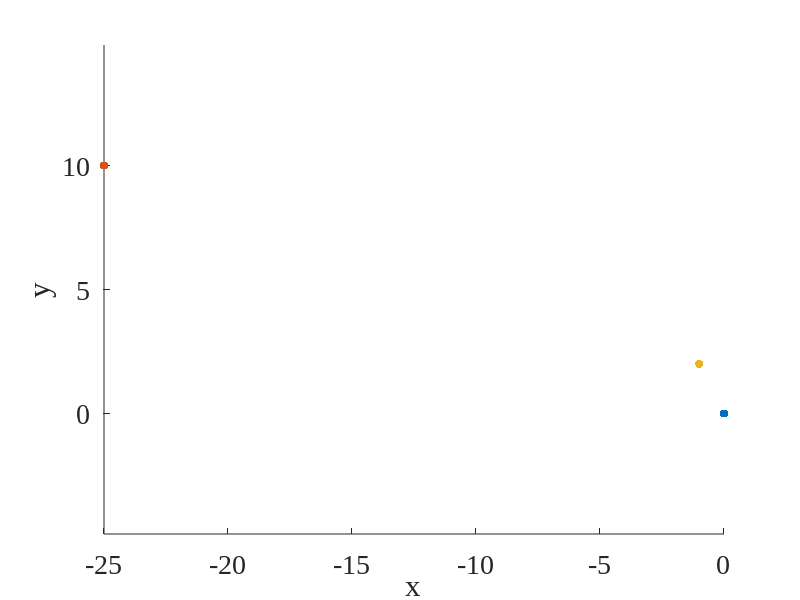

Write the MATLAB code that produced this figure. (Note: this script raises an error after producing the figure.)
% close all
mu = 1;
xA0 = -25; yA0 = 10;
xD0 = -1; yD0 = 2;
vAx0 = 0; vAy0 = 1; 
vDx0 = 1; vDy0 = 1;

uA = 1; uD = 2;

ax1 = figure;hold on 
axis equal
xlabel('x');
ylabel('y');
set(gca,'FontName','Times New Roman','FontSize',20)
scatter(0,0,'green','filled')
scatter(xA0,yA0,'red','filled')
scatter(xD0,yD0,'blue','filled')

t = 0;
dt = 0.001;
xA = xA0;
yA = yA0;
vAx = vAx0;
vAy = vAy0;
xD = xD0;
yD = yD0;
vDx = vDx0;
vDy = vDy0;

[op_tx,op_ty,op_thetaA,op_thetaD,t_minimal,ti,to] = find_optimal_RA_double_integrator(xA,yA,vAx,vAy,uA,xD,yD,vDx,vDy,uD,mu);
[op_vx,op_vy] = get_vXY(t_minimal,op_thetaA,uA,vAx0,vAy0,mu);
draw_ADR(ti,to,xA,yA,vAx,vAy,uA,xD,yD,vDx,vDy,uD,mu,ax1,[0 0 0],true);
draw_trajectory(op_thetaA,op_thetaD,t_minimal,mu,uA,xA0,yA0,vAx0,vAy0,uD,xD0,yD0,vDx0,vDy0,ax1)
scatter(op_tx,op_ty,'magenta','filled','pentagram')
tx_lst = [];
ty_lst = [];
xA_lst = [];
yA_lst = [];
xD_lst = [];
yD_lst = [];
thetaA_lst = [];
thetaD_lst = [];
tx2_lst = [];
ty2_lst = [];
xA = xA0;
yA = yA0;
vAx = vAx0;
vAy = vAy0;
xD = xD0;
yD = yD0;
vDx = vDx0;
vDy = vDy0;
i = 1;
I = 6;
[~,~,tx0,ty0]=find_optimal_RA(xD,yD,xA,yA,uA/uD);
tx = tx0;
ty = ty0;
[thetaA1,~] = ddi_target_theta(xA0,yA0,vAx0,vAy0,uA,tx,ty,mu);
[thetaD1,~] = ddi_target_theta(xD0,yD0,vDx0,vDy0,uD,tx,ty,mu);
% simulate to Te
[TeA,~,~] = simulate_to_Te(tx,ty,xA0,yA0,vAx0,vAy0,uA,mu);
[TeD,~,~] = simulate_to_Te(tx,ty,xD0,yD0,vDx0,vDy0,uD,mu);
Te = min(TeA,TeD);
[xA1,yA1] = get_XY(Te,thetaA1,uA,xA0,yA0,vAx0,vAy0,mu);
scatter(xA1,yA1,20,[0,0.8,0.3],'filled');
[xD1,yD1] = get_XY(Te,thetaD1,uD,xD0,yD0,vDx0,vDy0,mu);
scatter(xD1,yD1,20,[0.5,0.7,0],'filled');


[~,~,tx1,ty1]=find_optimal_RA(xD1,yD1,xA1,yA1,uA/uD);
[thetaA2,~] = ddi_target_theta(xA0,yA0,vAx0,vAy0,uA,tx1,ty1,mu);
[thetaD2,~] = ddi_target_theta(xD0,yD0,vDx0,vDy0,uD,tx1,ty1,mu);
[xA,yA] = get_XY(Te,thetaA2,uA,xA0,yA0,vAx0,vAy0,mu);
scatter(xA,yA,20,[0,0.8,0.3],'filled');
[xD,yD] = get_XY(Te,thetaD2,uD,xD0,yD0,vDx0,vDy0,mu);
scatter(xD,yD,20,[0.5,0.7,0],'filled');

[vAx1,vAy1] = get_vXY(Te,thetaA1,uA,vAx0,vAy0,mu);
[vAx2,vAy2] = get_vXY(Te,thetaA2,uA,vAx0,vAy0,mu);
delta_theta_trueA = atan2(vAy2,vAx2)-atan2(vAy1,vAx1);
alpha_xA = ((tx1-tx0)/delta_theta_trueA+ty1);
alpha_yA = (tx1-(ty1-ty0)/delta_theta_trueA);

[vDx1,vDy1] = get_vXY(Te,thetaD1,uD,vDx0,vDy0,mu);
[vDx2,vDy2] = get_vXY(Te,thetaD2,uD,vDx0,vDy0,mu);
delta_theta_trueD = atan2(vDy2,vDx2)-atan2(vDy1,vDx1);
alpha_xD = ((tx1-tx0)/delta_theta_trueD+ty1);
alpha_yD = (tx1-(ty1-ty0)/delta_theta_trueD);

alpha_xA_Te = ((xA-xA1)/delta_theta_trueA+yA);
alpha_yA_Te = (xA-(yA-yA1)/delta_theta_trueA);
alpha_xD_Te = ((xD-xD1)/delta_theta_trueD+yD);
alpha_yD_Te = (xD-(yD-yD1)/delta_theta_trueD);

xA2 = xA;
yA2 = yA;
xD2 = xD;
yD2 = yD;
tx_f = tx1;
ty_f = ty1;
% find terminal
while true
    if true
        tx_lst(end+1) = tx_f;
        ty_lst(end+1) = ty_f;
        thetaA_lst(end+1) = thetaA2;
        thetaD_lst(end+1) = thetaD2;
    end

    if i>=I
        break
    end
    [~,~,tx,ty]=find_optimal_RA(xD,yD,xA,yA,uA/uD);
    [thetaA2,tA] = ddi_target_theta(xA0,yA0,vAx0,vAy0,uA,tx,ty,mu);
    [thetaD2,tD] = ddi_target_theta(xD0,yD0,vDx0,vDy0,uD,tx,ty,mu);
    
    % [TeA,~,~] = simulate_to_Te(tx,ty,xA0,yA0,vAx0,vAy0,uA,mu);
    % [TeD,~,~] = simulate_to_Te(tx,ty,xD0,yD0,vDx0,vDy0,uD,mu);
    % Te = min(TeA,TeD);

    [vAx,vAy] = get_vXY(Te,thetaA2,uA,vAx0,vAy0,mu);
    delta_theta_trueA = atan2(vAy1,vAx1)-atan2(vAy,vAx);

    delta_theta_xA = (tx1-tx)/(-ty1+alpha_xA);
    delta_theta_yA = (ty1-ty)/(tx1-alpha_yA); 
    avg_delta_theta_A = (delta_theta_xA+delta_theta_yA)/2;

    delta_Ax = avg_delta_theta_A*(-yA2+alpha_xA_Te);
    delta_Ay = avg_delta_theta_A*(xA2-alpha_yA_Te);

    est_Ax = xA2-delta_Ax;
    est_Ay = yA2-delta_Ay;
    scatter(est_Ax,est_Ay,50,[0,0.8,0.3],"square",'filled','+');
    %
    [vDx,vDy] = get_vXY(Te,thetaD2,uD,vDx0,vDy0,mu);
    delta_theta_trueD = atan2(vDy1,vDx1)-atan2(vDy,vDx);

    delta_theta_xD = (tx1-tx)/(-ty1+alpha_xD);
    delta_theta_yD = (ty1-ty)/(tx1-alpha_yD); 
    avg_delta_theta_D = (delta_theta_xD+delta_theta_yD)/2;

    delta_Dx = avg_delta_theta_D*(-yD2+alpha_xD_Te);
    delta_Dy = avg_delta_theta_D*(xD2-alpha_yD_Te);

    est_Dx = xD2-delta_Dx;
    est_Dy = yD2-delta_Dy;

    scatter(est_Dx,est_Dy,50,[0.5,0.7,0],"square",'filled','+');
    
    xA = est_Ax;
    yA = est_Ay;
    xD = est_Dx;
    yD = est_Dy;

    tt = min(tA,tD);
    draw_trajectory(thetaA2,thetaD2,tt,mu,uA,xA0,yA0,vAx0,vAy0,uD,xD0,yD0,vDx0,vDy0,ax1)
    i = i+1;
end
draw_trajectory(thetaA2,thetaD2,tt,mu,uA,xA0,yA0,vAx0,vAy0,uD,xD0,yD0,vDx0,vDy0,ax1)
plot(tx_lst,ty_lst,'LineWidth',1,'Color',[0.5,0.5,0.5]);
scatter(tx_lst,ty_lst,20,[0.5,0.5,0.5],'filled');
scatter(tx,ty,50,'yellow','filled','pentagram');
sqrt((op_tx-tx)^2+(op_ty-ty)^2)
figure, hold on
plot(thetaA_lst,'red');
yline(op_thetaA,'red');
plot(thetaD_lst,'blue');
yline(op_thetaD,'blue');

% % go with simple motion 
% while true
%     [thetaD,thetaA,tx,ty]=find_optimal_RA(xD,yD,xA,yA,uA/uD);
%     tD = find_to(xD,yD,vDx,vDy,uD,tx,ty,0,0,0,mu);
%     tA = find_to(xA,yA,vAx,vAy,uA,tx,ty,0,0,0,mu);
%     [rDc, xDc, yDc] = getIsochrones(tD(1),xD,yD,vDx,vDy,uD,mu);
%     [rAc, xAc, yAc] = getIsochrones(tA(1),xA,yA,vAx,vAy,uA,mu);
%     thetaA2 = atan2(ty-yAc,tx-xAc);
%     thetaD2 = atan2(ty-yDc,tx-xDc);
%     [tx2,ty2,op_thetaA,op_thetaD,t_minimal,ti,to] = find_optimal_RA_double_integrator(xA,yA,vAx,vAy,uA,xD,yD,vDx,vDy,uD,mu);
%     if mod(i,10) == 0
%         tx_lst(end+1) = tx;
%         ty_lst(end+1) = ty;
%         tx2_lst(end+1) = tx2;
%         ty2_lst(end+1) = ty2;
%         xA_lst(end+1) = xA;
%         yA_lst(end+1) = yA;
%         xD_lst(end+1) = xD;
%         yD_lst(end+1) = yD;
%         thetaA_lst(end+1) = thetaA2;
%         thetaD_lst(end+1) = thetaD2;
%     end
%     [xA,yA,vAx,vAy] = double_integrator_move(xA,yA,vAx,vAy,dt,mu,thetaA2,uA);
%     [xD,yD,vDx,vDy] = double_integrator_move(xD,yD,vDx,vDy,dt,mu,thetaD2,uD);
%     if sqrt(xA^2+yA^2)<0.5 || sqrt((xA-xD)^2+(yA-yD)^2)<0.05
%         break
%     end
%     t = t + dt;
%     i = i+1;
% end
% plot(tx_lst,ty_lst,'LineWidth',1,'Color',[0.5,0.5,0.5]);
% % scatter(tx_lst,ty_lst,20,[0.5,0.5,0.5],'filled');
% plot(tx2_lst,ty2_lst,'LineWidth',1,'Color',[1,0,1]);
% % scatter(tx2_lst,ty2_lst,20,[1,0,1],'filled','pentagram');
% plot(xA_lst,yA_lst,'LineWidth',1,'Color',[0.6,0.3,0.3]);
% plot(xD_lst,yD_lst,'LineWidth',1,'Color',[0.3,0.3,0.6]);

% [tx,ty,op_thetaA,op_thetaD,t_minimal,ti,to] = find_optimal_RA_double_integrator(xA,yA,vAx,vAy,uA,xD,yD,vDx,vDy,uD,mu);
% draw_ADR(ti,to,xA,yA,vAx,vAy,uA,xD,yD,vDx,vDy,uD,mu,ax1,[0 0 0],false);
% draw_trajectory(op_thetaA,op_thetaD,t_minimal,mu,uA,xA,yA,vAx,vAy,uD,xD,yD,vDx,vDy,ax1)

% figure, hold on
% plot(thetaA_lst,'red');
% yline(op_thetaA,'red');
% plot(thetaD_lst,'blue');
% yline(op_thetaD,'blue');
% figure
% plot((tx_lst-tx2_lst).^2+(ty_lst-ty2_lst).^2)

function [nx,ny,nvx,nvy] = double_integrator_move(x,y,vx,vy,dt,mu,theta,u)
    nvx = vx + dt*(u*cos(theta)-mu*vx);
    nvy = vy + dt*(u*sin(theta)-mu*vy);
    nx = x + dt*vx;
    ny = y + dt*vy;
end

function [thetaP,thetaE,tx,ty] = find_optimal_RA(xP,yP,xE,yE,alpha)
    xc = 1/(1-alpha^2)*(xE-alpha^2*xP);
    yc = 1/(1-alpha^2)*(yE-alpha^2*yP);
    rc = alpha/(1-alpha^2)*(sqrt((xE-xP)^2+(yE-yP)^2));
    tx = xc-cos(atan2(yc,xc))*rc;
    ty = yc-sin(atan2(yc,xc))*rc;
    thetaP = atan2(ty-yP,tx-xP);
    thetaE = atan2(ty-yE,tx-xE);
end

